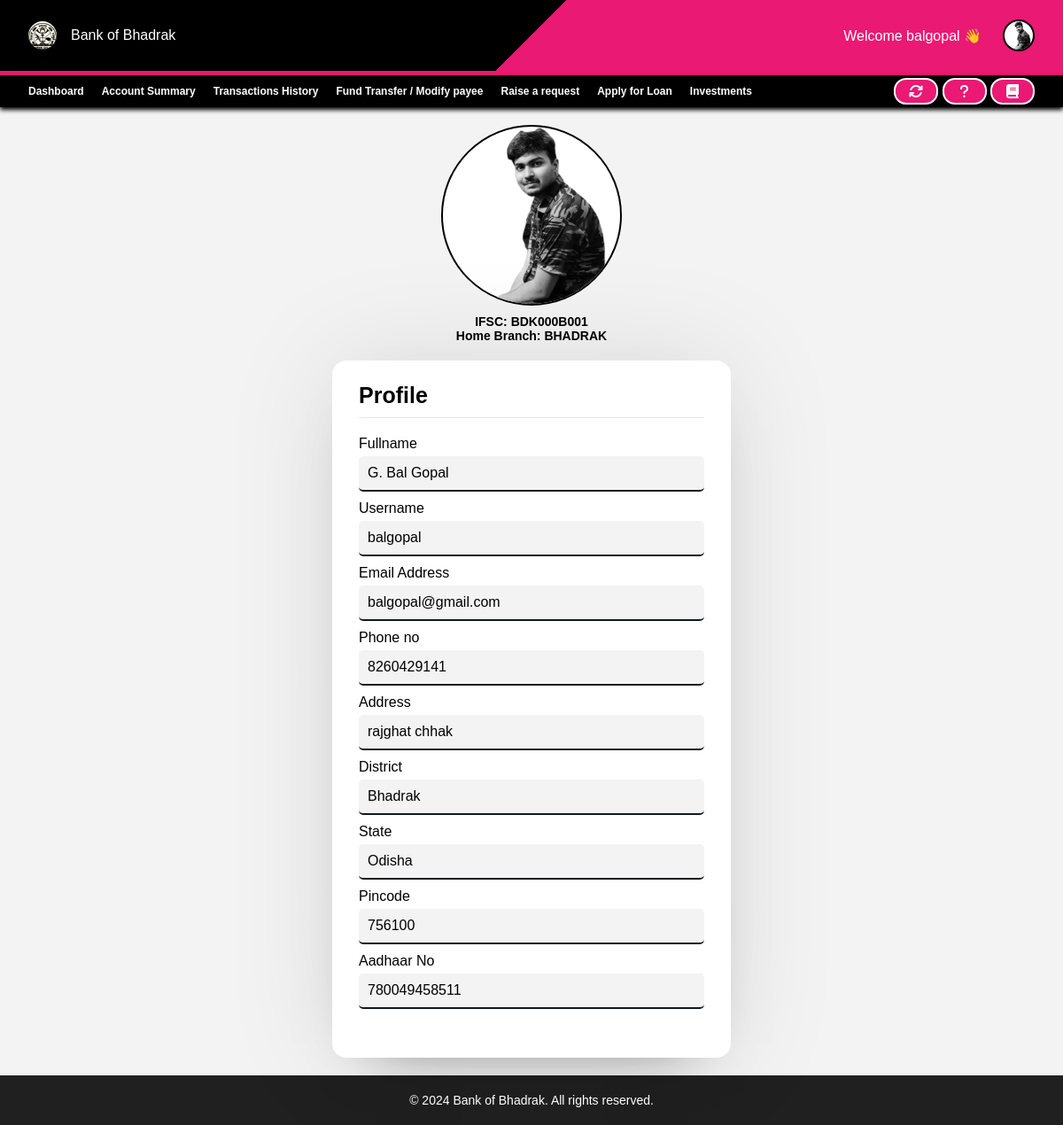
Screenshot of /banking/components/customers/profile.php (signed in) with the database file from the repository.
### tables this page shows
CREATE TABLE `customers` (
  `ID` int(11) NOT NULL,
  `CRN` bigint(20) NOT NULL,
  `AccountNo` bigint(20) NOT NULL,
  `FullName` varchar(100) NOT NULL,
  `UserName` varchar(100) NOT NULL,
  `Password` varchar(100) NOT NULL,
  `Balance` decimal(11,2) NOT NULL,
  `PhoneNo` bigint(20) NOT NULL,
  `Email` varchar(100) NOT NULL,
  `gender` varchar(10) NOT NULL,
  `Address` varchar(500) NOT NULL,
  `District` varchar(100) NOT NULL,
  `State` varchar(100) NOT NULL,
  `Pincode` int(11) NOT NULL,
  `AadhaarNo` bigint(20) NOT NULL,
  `IFSC` varchar(20) NOT NULL,
  `img` varchar(255) NOT NULL,
  `DateOfOpening` date NOT NULL,
  `lastInterestDate` date NOT NULL DEFAULT current_timestamp(),
  `LastLogin` varchar(50) NOT NULL,
  `Status` varchar(50) NOT NULL DEFAULT 'Pending'
);

CREATE TABLE `branch` (
  `ID` int(11) NOT NULL,
  `BranchName` varchar(100) NOT NULL,
  `BranchManager` varchar(100) NOT NULL,
  `Address` varchar(100) NOT NULL,
  `District` varchar(50) NOT NULL,
  `State` varchar(50) NOT NULL,
  `Pincode` bigint(20) NOT NULL,
  `IFSC` varchar(20) NOT NULL,
  `WorkingHours` varchar(100) NOT NULL DEFAULT '10:00 AM To 04:00 PM',
  `NonWorkingDays` varchar(1000) NOT NULL DEFAULT 'Sundays, Public Holidays, 2nd and 4th Saturday Of Every Month',
  `Classification` varchar(100) NOT NULL,
  `Phone` bigint(15) NOT NULL,
  `Email` varchar(100) NOT NULL
);

### banking/components/customers/profile.php (the view, shortened to what this page needs)
<html lang="en">
<head>
    <link rel="stylesheet" href="https://cdnjs.cloudflare.com/ajax/libs/font-awesome/6.5.1/css/all.min.css" />
    <link rel="stylesheet" href="style.css">
    <?php
    require $_SERVER['DOCUMENT_ROOT'] ."/banking/assets/php/config.php";
    $email = $_SESSION['email'];
    $sql = mysqli_query($conn, "SELECT * FROM customers WHERE email='$email';");
    $row = mysqli_fetch_assoc($sql);
    $ifsc = $row['IFSC'];
    $branchName = mysqli_fetch_assoc(mysqli_query($conn, "SELECT * FROM branch WHERE IFSC='$ifsc'"))['BranchName'];
    ?>
</head>
<body>
    <nav class="navbar">
        <div class="profile-nav">
            <div class="logo">
                <div>
                    <img src="/banking/images/logo.jpg" alt="">
                </div>
                <p>Bank of Bhadrak</p>
            </div>
            <div class="profile">
                <div>
                    Welcome <?php echo $row['UserName']; ?> 👋
                </div>
                <div class="dropdown">
                    <img src="/banking/images/<?php echo $row['img']; ?>" class="users" alt="">
                </div>
            </div>
        </div>
    </nav>
    <div class="bottom-nav">
        <div class="s1">
            <ul>
                <li><a href="customer_dashboard.php">Dashboard</a></li>
                <li><a href="account_summary.php">Account Summary</a></li>
                <li><a href="transaction_history.php">Transactions History</a></li>
                <li><a href="fund_transfer.php">Fund Transfer / Modify payee</a></li>
                <li><a href="raise_request.php">Raise a request</a></li>
                <li><a href="applyLoan.php">Apply for Loan</a></li>
                <li><a href="fd.php">Investments</a></li>
            </ul>
        </div>
        <div>
            <div class="tooltip">
                <a href=""> <button>
                        <i class="fa-solid fa-arrows-rotate"></i>
                    </button>
                </a>
            </div>
            <div class="tooltip">
                <a href="notifications.php">
                    <button>
                        <i class="fa-solid fa-question"></i>
                    </button>
                </a>
            </div>
            <div class="tooltip">
                <a href="/banking/components/extra/faqs.php">
                    <button>
                        <i class="fa-solid fa-book"></i>
                    </button>
                </a>
            </div>
        </div>
    </div>
    <main class="profile-main">
        <div class="pic">
            <img src="/banking/images/<?php echo $row['img']; ?>" class="profile-pic" alt="">
            <div style="    display: flex;
    flex-direction: column;
    justify-content: center;
    align-items: center;
    font-size:14px;">
                <h4>IFSC: <?php echo $row['IFSC']; ?></h4>
                <h4>Home Branch: <?php echo $branchName; ?></h4>
            </div>
        </div>
        <div class="wrapper">
            <section class="form signup">
                <header>Profile</header>
                <form action="profile.php" method="POST" enctype="multipart/form-data" autocomplete="off">
                    <div class="field input">
                        <label>Fullname</label>
                        <input type="text" name="fname" placeholder="<?php echo $row['FullName'] ?>" value="<?php echo $row['FullName'] ?>" required>
                    </div>
                    <div class="field input">
                        <label>Username</label>
                        <input type="text" name="uname" placeholder="<?php echo $row['UserName'] ?>" value="<?php echo $row['UserName'] ?>" required>
                    </div>
                    <div class="field input">
                        <label>Email Address</label>
                        <input type="text" name="email" placeholder="<?php echo $row['Email'] ?>" value="<?php echo $row['Email'] ?>" required>
                    </div>
                    <div class="field input">
                        <label>Phone no</label>
                        <input type="text" name="phoneno" placeholder="<?php echo $row['PhoneNo'] ?>" value="<?php echo $row['PhoneNo'] ?>" required>
                    </div>
                    <div class="field input">
                        <label>Address</label>
                        <input type="text" name="address" placeholder="<?php echo $row['Address'] ?>" value="<?php echo $row['Address'] ?>" required>
                    </div>
                    <div class="field input">
                        <label>District</label>
                        <input type="text" name="district" placeholder="<?php echo $row['District'] ?>" value="<?php echo $row['District'] ?>" required>
                    </div>
                    <div class="field input">
                        <label>State</label>
                        <input type="text" name="state" placeholder="<?php echo $row['State'] ?>" value="<?php echo $row['State'] ?>" required>
                    </div>
                    <div class="field input">
                        <label>Pincode</label>
                        <input type="text" name="pincode" placeholder="<?php echo $row['Pincode'] ?>" value="<?php echo $row['Pincode'] ?>" required>
                    </div>
                    <div class="field input">
                        <label>Aadhaar No</label>
                        <input type="text" name="aadhaar" placeholder="<?php echo $row['AadhaarNo'] ?>" value="<?php echo $row['AadhaarNo'] ?>" required>
                    </div>
                </form>
            </section>
        </div>
    </main>
    <footer>
        <p>&copy; 2024 Bank of Bhadrak. All rights reserved.
        </p>
    </footer>
</body>
</html>

### banking/components/customers/style.css (style rules this page uses)
* { margin: 0; padding: 0; font-family: "Poppins", sans-serif; }
.navbar .profile-nav { height: 10%; background: linear-gradient(135deg, black 50%, #ea1973 30%); color: white; display: flex; justify-content: space-between; align-items: center; padding-left: 32px; padding-right: 32px; border-bottom: 5px solid #ea1973; }
.navbar .profile-nav img { height: 32px; border-radius: 50%; }
.navbar .profile-nav .logo { display: flex; justify-content: center; align-items: center; gap: 16px; }
.bottom-nav { top: 0; position: sticky; z-index: 1; box-shadow: 0 3px 5px black; color: black; height: 36px; background: black; display: flex; justify-content: space-between; align-items: center; padding-left: 32px; padding-right: 32px; }
.bottom-nav a { text-decoration: none; font-weight: 600; color: white; font-size: 12px; }
.bottom-nav ul { display: flex; gap: 20px; }
.bottom-nav ul li { list-style-type: none; }
.bottom-nav .s1 ul li { position: relative; height: 20px; display: flex; align-items: center; }
.bottom-nav .s1 ul li a::after { content: ""; position: absolute; width: 100%; height: 2px; left: 0; bottom: 0; background-color: transparent; transform: scaleX(0); transition: transform 0.3s ease, background-color 0.3s ease; }
.tooltip { position: relative; display: inline-block; }
.navbar .profile-nav .users { width: 32px; height: 32px; cursor: pointer; background-color: white; border: 2px solid black; box-shadow: 2px white; }
.navbar .profile-nav .profile { display: flex; align-items: center; gap: 24px; }
.dropdown { position: relative; display: inline-block; }
main { background-color: #f3f3f3; margin: 0 0 0 0; color: black; padding: 30px 30px 0 30px; }
footer { bottom: 0; background-color: rgb(33, 32, 32); padding: 20px; text-align: center; color: white; }
footer p { margin: 0; font-size: 14px; color: white; }
.profile-main { display: flex; flex-direction: column; justify-content: space-around; align-items: center; gap: 20px; padding: 20px 0 20px 0; }
.profile-main .profile-pic { width: 200px; aspect-ratio: 1/1; background-color: white; border-radius: 50%; border: 2px solid black; }
.profile-main .pic { display: flex; flex-direction: column; align-items: center; gap: 10px; font-size: 24px; font-weight: 600; }
.wrapper { background: #fff; max-width: 450px; width: 100%; border-radius: 16px; box-shadow: 0 0 128px 0 rgba(0, 0, 0, 0.1), 0 32px 64px -48px rgba(0, 0, 0, 0.5); }
.form { padding: 25px 30px; }
.form header { font-size: 25px; font-weight: 600; padding-bottom: 10px; border-bottom: 1px solid #e6e6e6; }
.form form { margin: 20px 0; }
.form form .field { display: flex; margin-bottom: 10px; flex-direction: column; position: relative; }
.form form .field label { margin-bottom: 5px; }
.form form .input input { height: 40px; width: 100%; font-size: 16px; padding: 0 10px; border-radius: 5px; border:none; background-color: #f3f3f3; border-bottom: 2px solid #101820; }
.form form .field input { outline: none; }

### rows the page displays
customers: UserName "balgopal", img (picture), IFSC "BDK000B001", IFSC.BranchName "BHADRAK", fname "G. Bal Gopal", uname "balgopal", email "balgopal@gmail.com", phoneno "8260429141", address "rajghat chhak", district "Bhadrak", state "Odisha", pincode "756100", aadhaar "780049458511"
